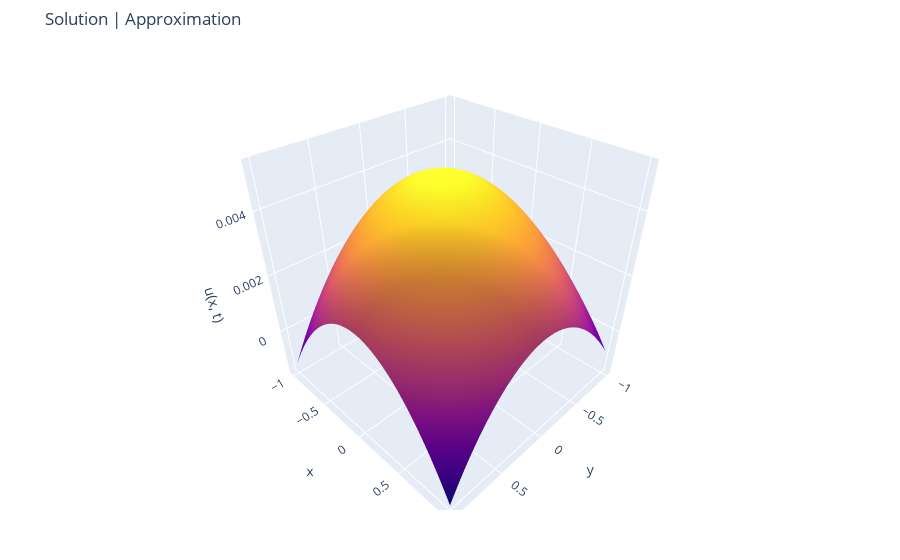

This figure's notebook cell:
### Code cell
fig = make_subplots(rows=1, cols=1, specs=[[{'type': 'surface'}]])
xs = np.linspace(-1, 1, 100)
ys = np.linspace(-1, 1, 100)
us_pred = np.array([[solver.u(x, y).item() for x in xs] for y in ys])
us = us_pred #np.array([[sol(x, t) for x in xs] for t in ts])
x_mesh, y_mesh = np.meshgrid(xs, ys)
fig.add_trace(go.Surface(x=ys, y=xs, z=us, showscale=False), row=1, col=1)
#fig.add_trace(go.Surface(x=ys, y=xs, z=us_pred), row=1, col=2)
fig.update_layout(title='Solution | Approximation',
                  scene = dict(
                    xaxis_title="y",
                    yaxis_title="x",
                    zaxis_title="u(x, t)"),
                  scene2 = dict(
                    xaxis_title="y",
                    yaxis_title="x",
                    zaxis_title="u(x, t)"),
                  margin=dict(l=50, r=50, b=50, t=50))
fig.show()

### Figure 1 — Plotly figure (JSON) as saved in the notebook; plotly's stock layout.template omitted (floating-point values rounded to 4 significant figures; data arrays with more than 128 entries replaced by an {"elided": "..."} marker saying what was removed)
{"data": [{"scene": "scene", "showscale": false, "type": "surface", "x": [-1, -0.9798, -0.9596, -0.9394, -0.9192, -0.899, -0.8788, -0.8586, -0.8384, -0.8182, -0.798, -0.7778, -0.7576, -0.7374, -0.7172, -0.697, -0.6768, -0.6566, -0.6364, -0.6162, -0.596, -0.5758, -0.5556, -0.5354, -0.5152, -0.4949, -0.4747, -0.4545, -0.4343, -0.4141, -0.3939, -0.3737, -0.3535, -0.3333, -0.3131, -0.2929, -0.2727, -0.2525, -0.2323, -0.2121, -0.1919, -0.1717, -0.1515, -0.1313, -0.1111, -0.09091, -0.07071, -0.05051, -0.0303, -0.0101, 0.0101, 0.0303, 0.05051, 0.07071, 0.09091, 0.1111, 0.1313, 0.1515, 0.1717, 0.1919, 0.2121, 0.2323, 0.2525, 0.2727, 0.2929, 0.3131, 0.3333, 0.3535, 0.3737, 0.3939, 0.4141, 0.4343, 0.4545, 0.4747, 0.4949, 0.5152, 0.5354, 0.5556, 0.5758, 0.596, 0.6162, 0.6364, 0.6566, 0.6768, 0.697, 0.7172, 0.7374, 0.7576, 0.7778, 0.798, 0.8182, 0.8384, 0.8586, 0.8788, 0.899, 0.9192, 0.9394, 0.9596, 0.9798, 1], "y": [-1, -0.9798, -0.9596, -0.9394, -0.9192, -0.899, -0.8788, -0.8586, -0.8384, -0.8182, -0.798, -0.7778, -0.7576, -0.7374, -0.7172, -0.697, -0.6768, -0.6566, -0.6364, -0.6162, -0.596, -0.5758, -0.5556, -0.5354, -0.5152, -0.4949, -0.4747, -0.4545, -0.4343, -0.4141, -0.3939, -0.3737, -0.3535, -0.3333, -0.3131, -0.2929, -0.2727, -0.2525, -0.2323, -0.2121, -0.1919, -0.1717, -0.1515, -0.1313, -0.1111, -0.09091, -0.07071, -0.05051, -0.0303, -0.0101, 0.0101, 0.0303, 0.05051, 0.07071, 0.09091, 0.1111, 0.1313, 0.1515, 0.1717, 0.1919, 0.2121, 0.2323, 0.2525, 0.2727, 0.2929, 0.3131, 0.3333, 0.3535, 0.3737, 0.3939, 0.4141, 0.4343, 0.4545, 0.4747, 0.4949, 0.5152, 0.5354, 0.5556, 0.5758, 0.596, 0.6162, 0.6364, 0.6566, 0.6768, 0.697, 0.7172, 0.7374, 0.7576, 0.7778, 0.798, 0.8182, 0.8384, 0.8586, 0.8788, 0.899, 0.9192, 0.9394, 0.9596, 0.9798, 1], "z": {"elided": "100x100 float values"}}], "layout": {"margin": {"b": 50, "l": 50, "r": 50, "t": 50}, "scene": {"domain": {"x": [0, 1], "y": [0, 1]}, "xaxis": {"title": {"text": "y"}}, "yaxis": {"title": {"text": "x"}}, "zaxis": {"title": {"text": "u(x, t)"}}}, "scene2": {"xaxis": {"title": {"text": "y"}}, "yaxis": {"title": {"text": "x"}}, "zaxis": {"title": {"text": "u(x, t)"}}}, "title": {"text": "Solution | Approximation"}}}
